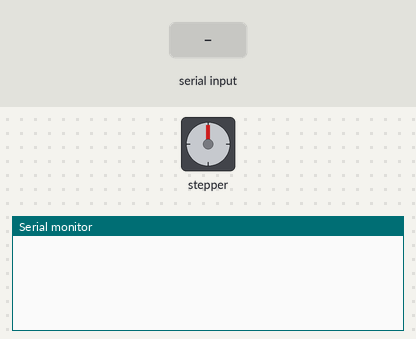
This sketch was run on a simulated Arduino Uno, built with avr-gcc and run on an emulated ATmega328P. Shown: stepper motor, the last lines printed to the serial monitor. The test bench sets the inputs (shaded band). Stepper angles assume 2048 steps per turn.

Above: at 1.2 s.
1.3 s: "90,45\n" received over Serial
At 2.0 s:
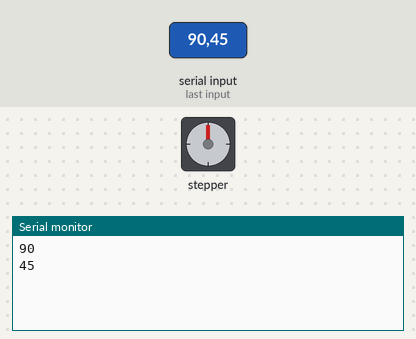
2.8 s: "30,150\n" received over Serial
At 5.1 s:
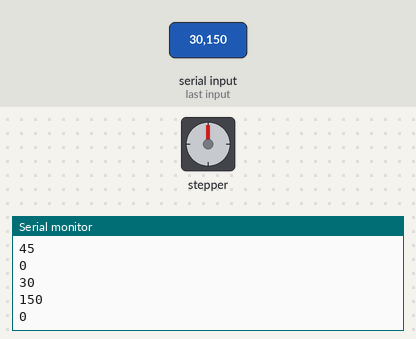
Timing chart, 0 to 6.6 s (numbered marks = the images above; inputs shaded):
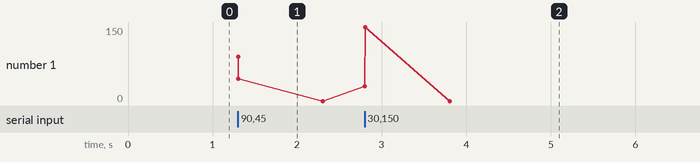

Measured:
- after the input at 1.3 s, the serial monitor: prints a new line at once (image 1)
- after the input at 2.8 s, the serial monitor: prints a new line at once (image 2)

The sketch:

ch10_stepper_AccelStepper.ino
```cpp
#include <AccelStepper.h>
#define SERIAL_BAUDRATE 19200
// 連接步進馬達的腳位
#define IN1_PIN 12
#define IN2_PIN 11
#define IN3_PIN 10
#define IN4_PIN 9

AccelStepper stepper(AccelStepper::FULL4WIRE, IN1_PIN, IN2_PIN, IN3_PIN, IN4_PIN);

void setup() {
  Serial.begin(SERIAL_BAUDRATE);
  stepper.setMaxSpeed(80 * 512 / 60);
  stepper.setAcceleration(100);
}
void loop() {
  stepper.run();
  if(Serial.available()) {
    int s = Serial.parseInt(); // 將ASCII碼轉成int
    stepper.move(s);
    Serial.println(s);
  }
}
```
